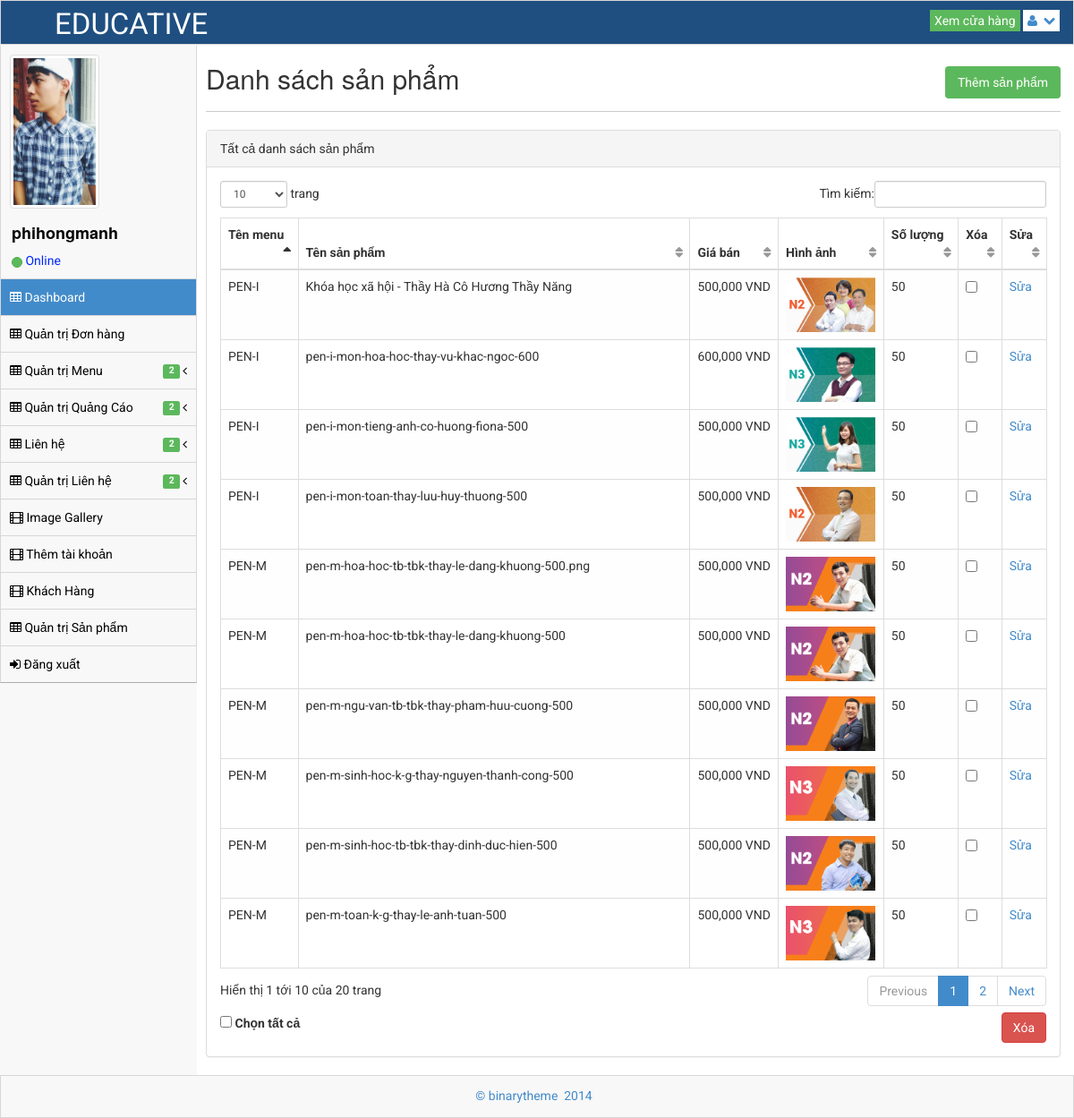
The app's page /admin/product-list.php (signed in) with its own data.
### tables this page shows
CREATE TABLE `register` (
  `iid_register` int(64) NOT NULL,
  `vuser` varchar(128) NOT NULL,
  `vpass` varchar(128) NOT NULL,
  `vname` varchar(128) NOT NULL,
  `vmail` varchar(128) NOT NULL,
  `vava` varchar(128) NOT NULL,
  `vlever` varchar(128) NOT NULL
);

CREATE TABLE `product` (
  `iID` int(64) NOT NULL,
  `iid_parent` int(64) NOT NULL,
  `product_name` varchar(128) NOT NULL,
  `cost` int(64) NOT NULL,
  `img_path` varchar(128) NOT NULL,
  `quantity` int(64) NOT NULL,
  `description` text NOT NULL,
  `note` text NOT NULL,
  `sale` int(64) NOT NULL
);

CREATE TABLE `menu` (
  `iid_menu` int(64) NOT NULL,
  `vname` varchar(128) NOT NULL,
  `iparent` int(64) NOT NULL
);

### admin/product-list.php (the view, shortened to what this page needs)
<!DOCTYPE html>
 <html lang="en">
<head>
    <link rel="stylesheet" href="assets/plugins/bootstrap/css/bootstrap.css" />
    <link rel="stylesheet" href="assets/css/main.css" />
    <link rel="stylesheet" href="assets/css/theme.css" />
    <link rel="stylesheet" href="assets/css/MoneAdmin.css" />
    <link rel="stylesheet" href="assets/plugins/Font-Awesome/css/font-awesome.css" />
    <link href="assets/plugins/dataTables/dataTables.bootstrap.css" rel="stylesheet" />
</head>
<body class="padTop53 " >
    <div id="wrap">
        <?php include('header.php') ?>
        <?php include('sidebar.php') ?>
        <div id="content">
            <div class="inner">
                <div class="row">
                    <div class="col-lg-12">
                        <h2 class="list-product"> Danh sách sản phẩm </h2>
                        <a href="add-product.php" class="btn-success add-product">Thêm sản phẩm</a>
                    </div>
                </div>
                <hr />
                <div class="row">
                <div class="col-lg-12">
                    <div class="panel panel-default">
                        <div class="panel-heading">
                            Tất cả danh sách sản phẩm
                        </div>
                        <div class="panel-body">
                            <div class="table-responsive">
                                <form action="product-list.php" method="post">
                                <table class="table table-striped table-bordered table-hover" id="dataTables-example">
                                    <thead>
                                        <tr>
                                            <th>Tên menu</th>
                                            <th>Tên sản phẩm</th>
                                            <th>Giá bán</th>
                                            <th>Hình ảnh</th>
                                            <th>Số lượng</th>
                                            <th>Xóa</th>
                                            <th>Sửa</th>
                                        </tr>
                                    </thead>
                                    <tbody>
                                        <?php
                                       include('../host.php');
                                        mysqli_set_charset($connect, "utf8");
                                        $sql_td = mysqli_query($connect, "SELECT * FROM product, menu WHERE product.iid_parent = menu.iid_menu");
                                        while ($row = mysqli_fetch_array($sql_td)) {
                                            echo " <tr>";
                                            echo "<td>" . $row['vname'] . "</td>";
                                            echo "<td>" . $row['product_name'] . "</td>";
                                            echo "<td>" . number_format($row['cost']) . " VND</td>";
                                            echo "<td><img class='img-sp' src='" . $row['img_path'] . "'></td>";
                                            echo "<td>" . $row['quantity'] . "</td>";
                                            echo "<td><input name=chk[] class='checkk' type=checkbox value='" . $row['iID'] . "'></td>";
                                            echo "<td><a href='forms_editors.php?id=" . $row['iID'] . "'>Sửa</a></td>";
                                            echo "</tr>";
                                        }
                                        ?>
                                    </tbody>
                                </table>
                                    <label><input type="checkbox" id="checkAll" /> Chọn tất cả</label>
                                <input type="submit" name='btn-delete' class="btn btn-danger btn-delete" value="Xóa">
                                </form>
                            </div>
                        </div>
                    </div>
                </div>
            </div>
            </div>
        </div>
    </div>
    <div id="footer">
        <p>&copy;  binarytheme &nbsp;2014 &nbsp;</p>
    </div>
</body>
</html>

### admin/sidebar.php (shortened to what this page needs)
<div id="left" >
    <div class="media user-media well-small">
        <a class="user-link" href="#">
            <img class="media-object img-thumbnail user-img" alt="User Picture" src="<?php
            include('../host.php');
            mysqli_set_charset($connect, "utf8");
            $sql_td = mysqli_query($connect, 'select * from register where vuser="'.$_SESSION['vuser'].'"' );
            while ($row = mysqli_fetch_array($sql_td)) {
                echo $row['vava'];
            }
            ?>" />
        </a>
        <br />
        <div class="media-body">
            <h5 class="media-heading"><?php
                include('../host.php');
                mysqli_set_charset($connect, "utf8");
                $sql_td = mysqli_query($connect, 'select * from register where vuser="'.$_SESSION['vuser'].'"' );
                while ($row = mysqli_fetch_array($sql_td)) {
                    echo $row['vuser'];
                }
                ?></h5>
            <ul class="list-unstyled user-info">
                <li>
                    <a class="btn btn-success btn-xs btn-circle" style="width: 10px;height: 12px;"></a> Online
                </li>
            </ul>
        </div>
        <br />
    </div>
    <ul id="menu" class="collapse">
        <?php
            if(isset($_SESSION['vuser']) && $_SESSION['vlever']==1 ){
                echo '<li class="panel active">
            <a href="index.php" >
                <i class="icon-table"></i> Dashboard
            </a>
        </li>
        <li><a href="cart-list.php"><i class="icon-table"></i> Quản trị Đơn hàng</a></li>
        <li class="panel ">
            <a href="#" data-parent="#menu" data-toggle="collapse" class="accordion-toggle collapsed" data-target="#form-nav">
                <i class="icon-table"></i> Quản trị Menu
                        <span class="pull-right">
                            <i class="icon-angle-left"></i>
                        </span>
                &nbsp; <span class="label label-success">2</span>&nbsp;
            </a>
        </li>
        <li class="panel ">
            <a href="#" data-parent="#menu" data-toggle="collapse" class="accordion-toggle collapsed" data-target="#ads-nav">
                <i class="icon-table"></i> Quản trị Quảng Cáo
                        <span class="pull-right">
                            <i class="icon-angle-left"></i>
                        </span>
                &nbsp; <span class="label label-success">2</span>&nbsp;
            </a>
        </li>
        <li class="panel ">
            <a href="#" data-parent="#menu" data-toggle="collapse" class="accordion-toggle collapsed" data-target="#kh-nav">
                <i class="icon-table"></i> Liên hệ
                        <span class="pull-right">
                            <i class="icon-angle-left"></i>
                        </span>
                &nbsp; <span class="label label-success">2</span>&nbsp;
            </a>
        </li>
        <li class="panel ">
            <a href="#" data-parent="#menu" data-toggle="collapse" class="accordion-toggle collapsed" data-target="#lh-nav">
                <i class="icon-table"></i> Quản trị Liên hệ
                        <span class="pull-right">
                            <i class="icon-angle-left"></i>
                        </span>
                &nbsp; <span class="label label-success">2</span>&nbsp;
            </a>
        </li>
        <li><a href="gallery.php"><i class="icon-film"></i> Image Gallery </a></li>
        <li><a href="add-user.php"><i class="icon-film"></i> Thêm tài khoản </a></li>
        <li><a href="khachhang.php"><i class="icon-film"></i> Khách Hàng </a></li>
        <li><a href="product-list.php"><i class="icon-table"></i> Quản trị Sản phẩm</a></li>
        <li><a href="../logout.php"><i class="icon-signin"></i> Đăng xuất </a></li>';
            }else if(isset($_SESSION['vuser']) && $_SESSION['vlever']==2){
                echo '<li class="panel active">
            <a href="index.php" >
                <i class="icon-table"></i> Dashboard
            </a>
        </li>
        <li><a href="cart-list.php"><i class="icon-table"></i> Quản trị Đơn hàng</a></li>
            <li class="panel ">
            <a href="#" data-parent="#menu" data-toggle="collapse" class="accordion-toggle collapsed" data-target="#form-nav">
                <i class="icon-table"></i> Quản trị Menu
                        <span class="pull-right">
                            <i class="icon-angle-left"></i>
                        </span>
                &nbsp; <span class="label label-success">2</span>&nbsp;
            </a>
            <ul class="collapse" id="form-nav">
                <li class=""><a href="add-menu.php"><i class="icon-angle-right"></i> Thêm mới Menu </a></li>
                <li class=""><a href="menu-list.php"><i class="icon-angle-right"></i> Danh sách Menu </a></li>
            </ul>
        </li>
        <li class="panel ">
            <a href="#" data-parent="#menu" data-toggle="collapse" class="accordion-toggle collapsed" data-target="#ads-nav">
                <i class="icon-table"></i> Quản trị Quảng Cáo
                        <span class="pull-right">
                            <i class="icon-angle-left"></i>
                        </span>
                &nbsp; <span class="label label-success">2</span>&nbsp;
            </a>
            <ul class="collapse" id="ads-nav">
                <li class=""><a href="ads-list.php"><i class="icon-angle-right"></i> Chỉnh sửa Banner Trái </a></li>
                <li class=""><a href="slideshow-list.php"><i class="icon-angle-right"></i> Chỉnh sửa Slideshow </a></li>
            </ul>
        </li>
        <li class="panel ">
            <a href="#" data-parent="#menu" data-toggle="collapse" class="accordion-toggle collapsed" data-target="#kh-nav">
                <i class="icon-table"></i> Quản trị Khách hàng
                        <span class="pull-right">
                            <i class="icon-angle-left"></i>
                        </span>
                &nbsp; <span class="label label-success">2</span>&nbsp;
            </a>
            <ul class="collapse" id="kh-nav">
                <li class=""><a href="contact-list.php"><i class="icon-angle-right"></i> Nhận thông tin mới </a></li>
                <li class=""><a href="send-user-list.php"><i class="icon-angle-right"></i> Khách hàng phản hồi  </a></li>
            </ul>
        </li>
        <li class="panel ">
            <a href="#" data-parent="#menu" data-toggle="collapse" class="accordion-toggle collapsed" data-target="#lh-nav">
                <i class="icon-table"></i> Quản trị Liên hệ
                        <span class="pull-right">
                            <i class="icon-angle-left"></i>
                        </span>
                &nbsp; <span class="label label-success">2</span>&nbsp;
            </a>
            <ul class="collapse" id="lh-nav">
                <li class=""><a href="branch-list.php"><i class="icon-angle-right"></i> Quản lý chi nhánh </a></li>
                <li class=""><a href="send-user-list.php"><i class="icon-angle-right"></i> Khách hàng phản hồi  </a></li>
            </ul>
        </li>
        <li><a href="gallery.php"><i class="icon-film"></i> Image Gallery </a></li>
        <li><a href="product-list.php"><i class="icon-table"></i> Quản trị Sản phẩm</a></li>
        <li><a href="../logout.php"><i class="icon-signin"></i> Đăng xuất </a></li>';
            }else if(isset($_SESSION['vuser']) && $_SESSION['vlever']==3){
                echo '<li class="panel active">
            <a href="index.php" >
                <i class="icon-table"></i> Dashboard
            </a>
        </li>
        <li class="panel ">
            <a href="#" data-parent="#menu" data-toggle="collapse" class="accordion-toggle collapsed" data-target="#ads-nav">
                <i class="icon-table"></i> Quản trị Quảng Cáo
                        <span class="pull-right">
                            <i class="icon-angle-left"></i>
                        </span>
                &nbsp; <span class="label label-success">2</span>&nbsp;
            </a>
            <ul class="collapse" id="ads-nav">
                <li class=""><a href="ads-list.php"><i class="icon-angle-right"></i> Chỉnh sửa Banner Trái </a></li>
                <li class=""><a href="slideshow-list.php"><i class="icon-angle-right"></i> Chỉnh sửa Slideshow </a></li>
            </ul>
        </li>
        <li><a href="gallery.php"><i class="icon-film"></i> Image Gallery </a></li>
        <li><a href="product-list.php"><i class="icon-table"></i> Quản trị Sản phẩm</a></li>
        <li><a href="../logout.php"><i class="icon-signin"></i> Đăng xuất </a></li>';
            }else{
            }
        ?>
    </ul>
</div>

### admin/assets/css/MoneAdmin.css (style rules this page uses)
body { background-color: #f8f8f8; }
table.dataTable thead .sorting, table.dataTable thead .sorting_asc:after, table.dataTable thead .sorting_desc, table.dataTable thead .sorting_asc_disabled, table.dataTable thead .sorting_desc_disabled { background: transparent; }
table.dataTable thead .sorting_asc:after { content: "\f0de"; float: right; font-family: fontawesome; }
table.dataTable thead .sorting:after { content: "\f0dc"; float: right; font-family: fontawesome; color: rgba(50,50,50,.5); }
.btn-circle { width: 30px; height: 30px; padding: 6px 0; border-radius: 15px; text-align: center; font-size: 12px; line-height: 1.428571429; }

### records on screen
register: vava (picture), vuser "phihongmanh"
product: menu.vname "PEN-I", product_name "Khóa học xã hội - Thầy Hà Cô Hương Thầy Năng", cost "500,000", img_path (picture), quantity "50"
product: menu.vname "PEN-I", product_name "pen-i-mon-hoa-hoc-thay-vu-khac-ngoc-600", cost "600,000", img_path (picture), quantity "50"
product: menu.vname "PEN-I", product_name "pen-i-mon-tieng-anh-co-huong-fiona-500", cost "500,000", img_path (picture), quantity "50"
product: menu.vname "PEN-I", product_name "pen-i-mon-toan-thay-luu-huy-thuong-500", cost "500,000", img_path (picture), quantity "50"
product: menu.vname "PEN-M", product_name "pen-m-hoa-hoc-tb-tbk-thay-le-dang-khuong-500.png", cost "500,000", img_path (picture), quantity "50"
product: menu.vname "PEN-M", product_name "pen-m-hoa-hoc-tb-tbk-thay-le-dang-khuong-500", cost "500,000", img_path (picture), quantity "50"
product: menu.vname "PEN-M", product_name "pen-m-ngu-van-tb-tbk-thay-pham-huu-cuong-500", cost "500,000", img_path (picture), quantity "50"
product: menu.vname "PEN-M", product_name "pen-m-sinh-hoc-k-g-thay-nguyen-thanh-cong-500", cost "500,000", img_path (picture), quantity "50"
product: menu.vname "PEN-M", product_name "pen-m-sinh-hoc-tb-tbk-thay-dinh-duc-hien-500", cost "500,000", img_path (picture), quantity "50"
product: menu.vname "PEN-M", product_name "pen-m-toan-k-g-thay-le-anh-tuan-500", cost "500,000", img_path (picture), quantity "50"
